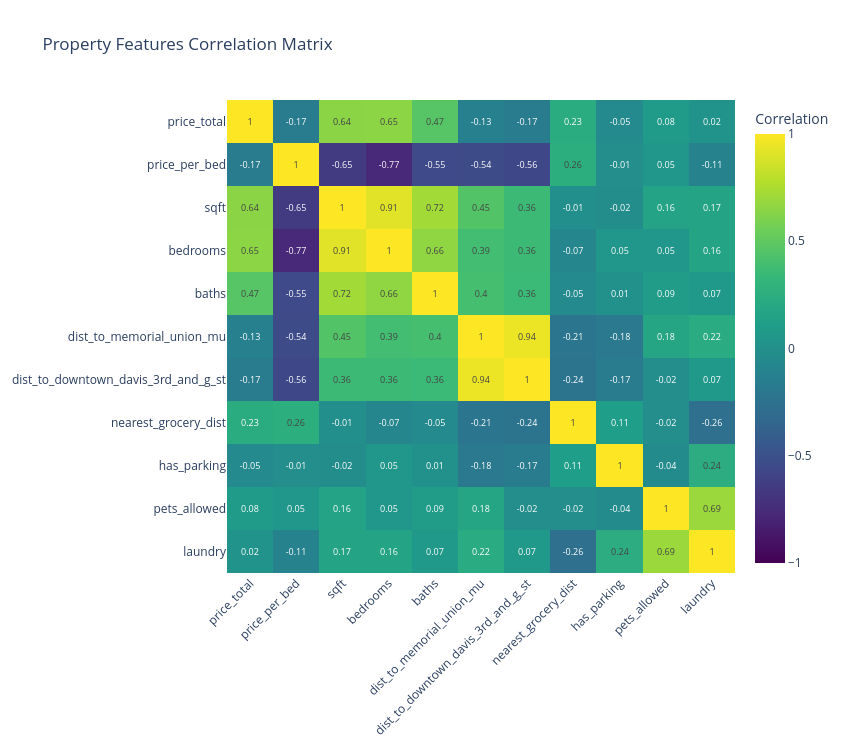

The cell this chart's notebook holds for it:
### Code cell
import pandas as pd
import numpy as np
import plotly.graph_objects as go
import warnings
warnings.filterwarnings('ignore')

# Load dataset
df = pd.read_csv('./enriched_listings.csv')

print("Dataset Shape:", df.shape)
print("\nColumn Names:")
print(df.columns.tolist())

# Selected features (clean distance metrics)
features_for_correlation = [
    'price_total',
    'price_per_bed',
    'sqft',
    'bedrooms',
    'baths',
    'dist_to_memorial_union_mu',                # campus distance
    'dist_to_downtown_davis_3rd_and_g_st',      # downtown distance
    'nearest_grocery_dist',                     # grocery distance
    'has_parking',
    'pets_allowed'
]

# Create correlation dataframe
correlation_df = df[features_for_correlation].dropna().copy()

# Convert boolean columns to numeric
correlation_df['has_parking'] = correlation_df['has_parking'].astype(int)
correlation_df['pets_allowed'] = correlation_df['pets_allowed'].astype(int)

# Convert laundry type to numeric if available
if 'laundry_type' in df.columns:
    laundry_mapping = {
        'on-site': 3,
        'in-unit': 2,
        'off-site': 1,
        'none': 0,
        'N/A': 0
    }

    df['laundry_numeric'] = df['laundry_type'].map(laundry_mapping).fillna(0)
    correlation_df['laundry'] = df.loc[correlation_df.index, 'laundry_numeric']

# Calculate correlation matrix
correlation_matrix = correlation_df.corr()

# Create heatmap
fig = go.Figure(data=go.Heatmap(
    z=correlation_matrix.values,
    x=correlation_matrix.columns,
    y=correlation_matrix.columns,
    colorscale='Viridis',
    zmid=0,
    colorbar=dict(title="Correlation"),
    text=np.round(correlation_matrix.values, 2),
    texttemplate='%{text}',
    textfont={"size": 9},
    zmin=-1,
    zmax=1
))

fig.update_layout(
    title='Property Features Correlation Matrix',
    template='plotly_white',
    height=750,
    width=850,
    xaxis=dict(tickangle=-45),
    yaxis=dict(autorange='reversed')   # ensures diagonal top-left → bottom-right
)

fig.show()

# Print correlation matrix
print("\nCorrelation Matrix:")
print(correlation_matrix)

print("\nKey Insights:")
print(f"Price vs Square Feet: {correlation_matrix.loc['price_total','sqft']:.3f}")
print(f"Price vs Bedrooms: {correlation_matrix.loc['price_total','bedrooms']:.3f}")
print(f"Price vs Parking: {correlation_matrix.loc['price_total','has_parking']:.3f}")
print(f"Price vs Pets Allowed: {correlation_matrix.loc['price_total','pets_allowed']:.3f}")

if 'laundry' in correlation_matrix.columns:
    print(f"Price vs Laundry: {correlation_matrix.loc['price_total','laundry']:.3f}")

print(f"Price vs Distance to Campus: {correlation_matrix.loc['price_total','dist_to_memorial_union_mu']:.3f}")
print(f"Price vs Distance to Downtown: {correlation_matrix.loc['price_total','dist_to_downtown_davis_3rd_and_g_st']:.3f}")
print(f"Price vs Distance to Grocery: {correlation_matrix.loc['price_total','nearest_grocery_dist']:.3f}")

print(f"Square Feet vs Bedrooms: {correlation_matrix.loc['sqft','bedrooms']:.3f}")

### Figure 1 — Plotly figure (JSON) as saved in the notebook; plotly's stock layout.template omitted (floating-point values rounded to 4 significant figures)
{"data": [{"colorbar": {"title": {"text": "Correlation"}}, "colorscale": [[0, "#440154"], [0.1111, "#482878"], [0.2222, "#3e4989"], [0.3333, "#31688e"], [0.4444, "#26828e"], [0.5556, "#1f9e89"], [0.6667, "#35b779"], [0.7778, "#6ece58"], [0.8889, "#b5de2b"], [1, "#fde725"]], "text": [[1.0, -0.17, 0.64, 0.65, 0.47, -0.13, -0.17, 0.23, -0.05, 0.08, 0.02], [-0.17, 1.0, -0.65, -0.77, -0.55, -0.54, -0.56, 0.26, -0.01, 0.05, -0.11], [0.64, -0.65, 1.0, 0.91, 0.72, 0.45, 0.36, -0.01, -0.02, 0.16, 0.17], [0.65, -0.77, 0.91, 1.0, 0.66, 0.39, 0.36, -0.07, 0.05, 0.05, 0.16], [0.47, -0.55, 0.72, 0.66, 1.0, 0.4, 0.36, -0.05, 0.01, 0.09, 0.07], [-0.13, -0.54, 0.45, 0.39, 0.4, 1.0, 0.94, -0.21, -0.18, 0.18, 0.22], [-0.17, -0.56, 0.36, 0.36, 0.36, 0.94, 1.0, -0.24, -0.17, -0.02, 0.07], [0.23, 0.26, -0.01, -0.07, -0.05, -0.21, -0.24, 1.0, 0.11, -0.02, -0.26], [-0.05, -0.01, -0.02, 0.05, 0.01, -0.18, -0.17, 0.11, 1.0, -0.04, 0.24], [0.08, 0.05, 0.16, 0.05, 0.09, 0.18, -0.02, -0.02, -0.04, 1.0, 0.69], [0.02, -0.11, 0.17, 0.16, 0.07, 0.22, 0.07, -0.26, 0.24, 0.69, 1.0]], "textfont": {"size": 9}, "texttemplate": "%{text}", "type": "heatmap", "x": ["price_total", "price_per_bed", "sqft", "bedrooms", "baths", "dist_to_memorial_union_mu", "dist_to_downtown_davis_3rd_and_g_st", "nearest_grocery_dist", "has_parking", "pets_allowed", "laundry"], "y": ["price_total", "price_per_bed", "sqft", "bedrooms", "baths", "dist_to_memorial_union_mu", "dist_to_downtown_davis_3rd_and_g_st", "nearest_grocery_dist", "has_parking", "pets_allowed", "laundry"], "z": [[1.0, -0.1686, 0.6432, 0.6484, 0.4676, -0.1295, -0.1702, 0.2309, -0.04609, 0.08352, 0.02448], [-0.1686, 1.0, -0.6472, -0.7749, -0.5482, -0.5415, -0.5634, 0.257, -0.01256, 0.04979, -0.106], [0.6432, -0.6472, 1.0, 0.9095, 0.7184, 0.4509, 0.3593, -0.006282, -0.02222, 0.1588, 0.1672], [0.6484, -0.7749, 0.9095, 1.0, 0.6628, 0.3874, 0.3592, -0.07376, 0.04799, 0.05131, 0.1625], [0.4676, -0.5482, 0.7184, 0.6628, 1.0, 0.3993, 0.355, -0.04698, 0.007216, 0.09496, 0.07458], [-0.1295, -0.5415, 0.4509, 0.3874, 0.3993, 1.0, 0.9448, -0.2104, -0.1838, 0.1759, 0.2245], [-0.1702, -0.5634, 0.3593, 0.3592, 0.355, 0.9448, 1.0, -0.2352, -0.172, -0.01939, 0.06514], [0.2309, 0.257, -0.006282, -0.07376, -0.04698, -0.2104, -0.2352, 1.0, 0.1133, -0.01576, -0.2638], [-0.04609, -0.01256, -0.02222, 0.04799, 0.007216, -0.1838, -0.172, 0.1133, 1.0, -0.04102, 0.2379], [0.08352, 0.04979, 0.1588, 0.05131, 0.09496, 0.1759, -0.01939, -0.01576, -0.04102, 1.0, 0.6926], [0.02448, -0.106, 0.1672, 0.1625, 0.07458, 0.2245, 0.06514, -0.2638, 0.2379, 0.6926, 1.0]], "zmax": 1, "zmid": 0, "zmin": -1}], "layout": {"height": 750, "title": {"text": "Property Features Correlation Matrix"}, "width": 850, "xaxis": {"tickangle": -45}, "yaxis": {"autorange": "reversed"}}}
